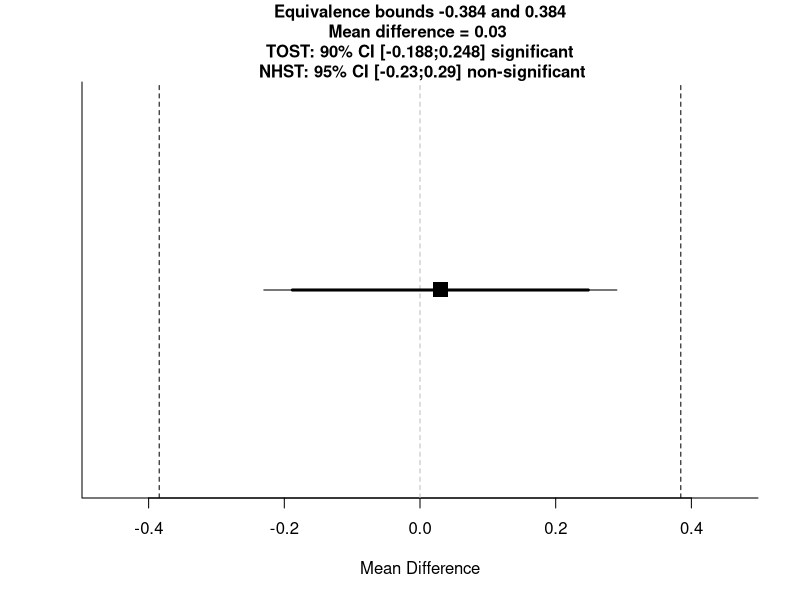
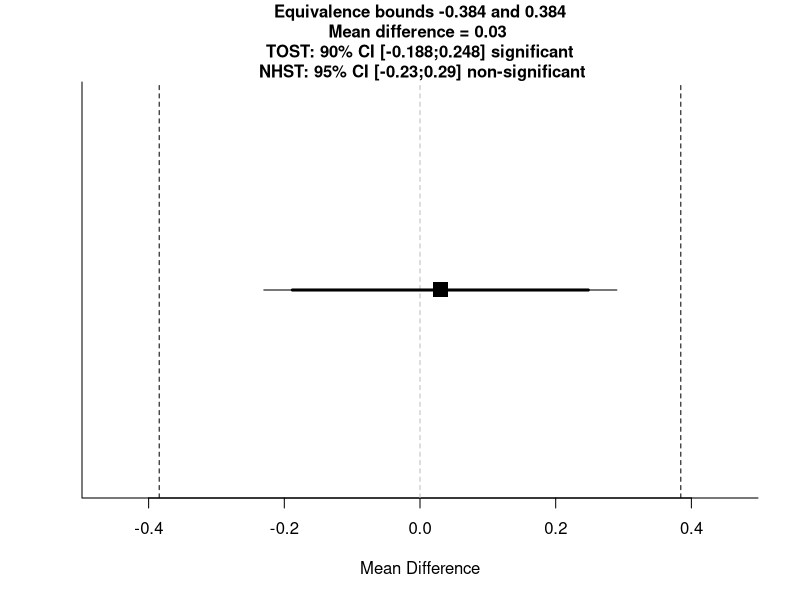

Recreate these plots in R, in order.
#' TOST function for an independent t-test (Cohen's d)
#' @param m1 mean of group 1
#' @param m2 mean of group 2
#' @param sd1 standard deviation of group 1
#' @param sd2 standard deviation of group 2
#' @param n1 sample size in group 1
#' @param n2 sample size in group 2
#' @param low_eqbound_d lower equivalence bounds (e.g., -0.5) expressed in standardized mean difference (Cohen's d)
#' @param high_eqbound_d upper equivalence bounds (e.g., 0.5) expressed in standardized mean difference (Cohen's d)
#' @param alpha alpha level (default = 0.05)
#' @param var.equal logical variable indicating whether equal variances assumption is assumed to be TRUE or FALSE.  Defaults to FALSE.
#' @return Returns TOST t-value 1, TOST p-value 1, TOST t-value 2, TOST p-value 2, degrees of freedom, low equivalence bound, high equivalence bound, low equivalence bound in Cohen's d, high equivalence bound in Cohen's d, Lower limit confidence interval TOST, Upper limit confidence interval TOST
#' @importFrom stats pnorm pt qnorm qt
#' @importFrom graphics abline plot points segments title
#' @examples
#' ## Eskine (2013) showed that participants who had been exposed to organic
#' ## food were substantially harsher in their moral judgments relative to
#' ## those exposed to control (d = 0.81, 95% CI: [0.19, 1.45]). A
#' ## replication by Moery & Calin-Jageman (2016, Study 2) did not observe
#' ## a significant effect (Control: n = 95, M = 5.25, SD = 0.95, Organic
#' ## Food: n = 89, M = 5.22, SD = 0.83). Following Simonsohn's (2015)
#' ## recommendation the equivalence bound was set to the effect size the
#' ## original study had 33% power to detect (with n = 21 in each condition,
#' ## this means the equivalence bound is d = 0.48, which equals a
#' ## difference of 0.384 on a 7-point scale given the sample sizes and a
#' ## pooled standard deviation of 0.894). Using a TOST equivalence test
#' ## with default alpha = 0.05, not assuming equal variances, and equivalence
#' ## bounds of d = -0.43 and d = 0.43 is significant, t(182) = -2.69,
#' ## p = 0.004. We can reject effects larger than d = 0.43.
#'
#' TOSTtwo(m1=5.25,m2=5.22,sd1=0.95,sd2=0.83,n1=95,n2=89,low_eqbound_d=-0.43,high_eqbound_d=0.43)
#' @section References:
#' Berger, R. L., & Hsu, J. C. (1996). Bioequivalence Trials, Intersection-Union Tests and Equivalence Confidence Sets. Statistical Science, 11(4), 283-302.
#'
#' Gruman, J. A., Cribbie, R. A., & Arpin-Cribbie, C. A. (2007). The effects of heteroscedasticity on tests of equivalence. Journal of Modern Applied Statistical Methods, 6(1), 133-140, formula for Welch's t-test on page 135
#' @export
#'

TOSTtwo<-function(m1,m2,sd1,sd2,n1,n2,low_eqbound_d, high_eqbound_d, alpha, var.equal, prior_dist, effect_prior, se_prior, df_prior){
  if(missing(alpha)) {
    alpha<-0.05
  }
  if(missing(var.equal)) {
    var.equal<-FALSE
  }
  if(var.equal==TRUE) {
    sdpooled<-sqrt((((n1 - 1)*(sd1^2)) + (n2 - 1)*(sd2^2))/((n1+n2)-2)) #calculate sd pooled
    low_eqbound<-low_eqbound_d*sdpooled
    high_eqbound<-high_eqbound_d*sdpooled
    degree_f<-n1+n2-2
    t1<-((m1-m2)-low_eqbound)/(sdpooled*sqrt(1/n1 + 1/n2))  #students t-test lower bound
    p1<-pt(t1, degree_f, lower.tail=FALSE)
    t2<-((m1-m2)-high_eqbound)/(sdpooled*sqrt(1/n1 + 1/n2)) #students t-test upper bound
    p2<-pt(t2, degree_f, lower.tail=TRUE)
    t<-(m1-m2)/(sdpooled*sqrt(1/n1 + 1/n2))
    pttest<-2*pt(-abs(t), df=degree_f)
    LL90<-(m1-m2)-qt(1-alpha, n1+n2-2)*(sdpooled*sqrt(1/n1 + 1/n2))
    UL90<-(m1-m2)+qt(1-alpha, n1+n2-2)*(sdpooled*sqrt(1/n1 + 1/n2))
    LL95<-(m1-m2)-qt(1-(alpha/2), n1+n2-2)*(sdpooled*sqrt(1/n1 + 1/n2))
    UL95<-(m1-m2)+qt(1-(alpha/2), n1+n2-2)*(sdpooled*sqrt(1/n1 + 1/n2))
  } else {
    sdpooled<-sqrt((sd1^2 + sd2^2)/2) #calculate sd root mean squared for Welch's t-test
    low_eqbound<-low_eqbound_d*sdpooled
    high_eqbound<-high_eqbound_d*sdpooled
    degree_f<-(sd1^2/n1+sd2^2/n2)^2/(((sd1^2/n1)^2/(n1-1))+((sd2^2/n2)^2/(n2-1))) #degrees of freedom for Welch's t-test
    t1<-((m1-m2)-low_eqbound)/sqrt(sd1^2/n1 + sd2^2/n2) #welch's t-test upper bound
    p1<-pt(t1, degree_f, lower.tail=FALSE) #p-value for Welch's TOST t-test
    t2<-((m1-m2)-high_eqbound)/sqrt(sd1^2/n1 + sd2^2/n2) #welch's t-test lower bound
    p2<-pt(t2, degree_f, lower.tail=TRUE) #p-value for Welch's TOST t-test
    t<-(m1-m2)/sqrt(sd1^2/n1 + sd2^2/n2) #welch's t-test NHST
    pttest<-2*pt(-abs(t), df=degree_f) #p-value for Welch's t-test
    LL90<-(m1-m2)-qt(1-alpha, degree_f)*sqrt(sd1^2/n1 + sd2^2/n2) #Lower limit for CI Welch's t-test
    UL90<-(m1-m2)+qt(1-alpha, degree_f)*sqrt(sd1^2/n1 + sd2^2/n2) #Upper limit for CI Welch's t-test
    LL95<-(m1-m2)-qt(1-(alpha/2), degree_f)*sqrt(sd1^2/n1 + sd2^2/n2) #Lower limit for CI Welch's t-test
    UL95<-(m1-m2)+qt(1-(alpha/2), degree_f)*sqrt(sd1^2/n1 + sd2^2/n2) #Upper limit for CI Welch's t-test
  }
  ptost<-max(p1,p2) #Get highest p-value for summary TOST result
  ttost<-ifelse(abs(t1) < abs(t2), t1, t2) #Get lowest t-value for summary TOST result
  dif<-(m1-m2)
  testoutcome<-ifelse(pttest<alpha,"significant","non-significant")
  TOSToutcome<-ifelse(ptost<alpha,"significant","non-significant")
  plot(NA, ylim=c(0,1), xlim=c(min(LL90,low_eqbound)-max(UL90-LL90, high_eqbound-low_eqbound)/10, max(UL90,high_eqbound)+max(UL90-LL90, high_eqbound-low_eqbound)/10), bty="l", yaxt="n", ylab="",xlab="Mean Difference")
  points(x=dif, y=0.5, pch=15, cex=2)
  abline(v=high_eqbound, lty=2)
  abline(v=low_eqbound, lty=2)
  abline(v=0, lty=2, col="grey")
  segments(LL90,0.5,UL90,0.5, lwd=3)
  segments(LL95,0.5,UL95,0.5, lwd=1)
  title(main=paste("Equivalence bounds ",round(low_eqbound,digits=3)," and ",round(high_eqbound,digits=3),"\nMean difference = ",round(dif,digits=3)," \n TOST: ", 100*(1-alpha*2),"% CI [",round(LL90,digits=3),";",round(UL90,digits=3),"] ", TOSToutcome," \n NHST: ", 100*(1-alpha),"% CI [",round(LL95,digits=3),";",round(UL95,digits=3),"] ", testoutcome,sep=""), cex.main=1)
  if(var.equal == TRUE) {
    message(cat("Using alpha = ",alpha," Student's t-test was ",testoutcome,", t(",degree_f,") = ",t,", p = ",pttest,sep=""))
    cat("\n")
    message(cat("Using alpha = ",alpha," the equivalence test based on Student's t-test was ",TOSToutcome,", t(",degree_f,") = ",ttost,", p = ",ptost,sep=""))
  } else {
    message(cat("Using alpha = ",alpha," Welch's t-test was ",testoutcome,", t(",degree_f,") = ",t,", p = ",pttest,sep=""))
    cat("\n")
    message(cat("Using alpha = ",alpha," the equivalence test based on Welch's t-test  was ",TOSToutcome,", t(",degree_f,") = ",ttost,", p = ",ptost,sep=""))
  }
  TOSTresults<-data.frame(t1,p1,t2,p2,degree_f)
  colnames(TOSTresults) <- c("t-value 1","p-value 1","t-value 2","p-value 2","df")
  bound_d_results<-data.frame(low_eqbound_d,high_eqbound_d)
  colnames(bound_d_results) <- c("low bound d","high bound d")
  bound_results<-data.frame(low_eqbound,high_eqbound)
  colnames(bound_results) <- c("low bound raw","high bound raw")
  CIresults<-data.frame(LL90,UL90)
  colnames(CIresults) <- c(paste("Lower Limit ",100*(1-alpha*2),"% CI raw",sep=""),paste("Upper Limit ",100*(1-alpha*2),"% CI raw",sep=""))
  cat("TOST results:\n")
  print(TOSTresults)
  cat("\n")
  cat("Equivalence bounds (Cohen's d):\n")
  print(bound_d_results)
  cat("\n")
  cat("Equivalence bounds (raw scores):\n")
  print(bound_results)
  cat("\n")
  cat("TOST confidence interval:\n")
  print(CIresults)
  #below added BF calc
  bayes<-TRUE #expect to provide bayes
  if(missing(effect_prior)) {
    bayes<-FALSE #if no prior effect size is provided, BF not calculated
  }
  if(bayes==TRUE) {
    if(prior_dist=="normal") {
      if(missing(se_prior)) {
        se_prior<-effect_prior/2 #if not specified otherwise, default SE is effect/2
      }
    }
    if(prior_dist=="halfnormal") {
      if(missing(se_prior)) {
        se_prior<-effect_prior #if not specified otherwise, default SE is effect
        effect_prior<-0 #halfnormal is centered on 0
      } }
    if(prior_dist=="cauchy") {
      df_prior<-1
      {
        if(missing(se_prior)) 
        {df_prior<-1
        se_prior<-effect_prior/2} #if not specified otherwise, default SE is effect
      }}
    if(prior_dist=="halfcauchy") {
      {df_prior<-1}
      if(missing(se_prior)) {
        df_prior<-1
        se_prior<-effect_prior #if not specified otherwise, default SE is effect
        effect_prior<-0 #halfcauchy is centered on 0
      }}
    
    if(missing(df_prior)) {
      df_prior<-1000 #if not specified otherwise, default df = 100000 (practically normal)
    }
    theta <- effect_prior - 10 * se_prior
    incr <- se_prior / 200
    theta=seq(from = effect_prior - 10 * se_prior, by = incr, length = 4001)
    dist_theta <- dt(x = (theta-effect_prior)/se_prior, df=df_prior)
    if(prior_dist=="halfnormal"){
      dist_theta[theta <= 0] = 0
    }
    if(prior_dist=="halfcauchy"){
      dist_theta[theta <= 0] = 0
    }
    dist_theta_alt = dist_theta/sum(dist_theta)
    likelihood <- dt((abs(dif)-theta)/(abs(dif)/abs(t)), df = degree_f) #use abs(dif) - can be set to d
    likelihood_alt = likelihood/sum(likelihood)
    height <- dist_theta * likelihood
    area <- sum(height * incr)
    normarea <- sum(dist_theta * incr)
    height_alt = dist_theta_alt * likelihood_alt
    height_alt = height_alt/sum(height_alt)
    LikelihoodTheory <- area/normarea
    LikelihoodNull <- dt(abs(dif)/(abs(dif)/abs(t)), df = degree_f)
    BayesFactor <- round(LikelihoodTheory / LikelihoodNull, 2)
    bayes_results <- data.frame(BayesFactor, LikelihoodTheory, LikelihoodNull)
    colnames(bayes_results) <- c("Bayes Factor","Likelihood (alternative)","Likelihood (null)")
    cat("Bayes Results:\n")
    print(bayes_results)
    cat("\n")
    invisible(list(TOST_t1=t1,TOST_p1=p1,TOST_t2=t2,TOST_p2=p2, TOST_df=degree_f,alpha=alpha,low_eqbound=low_eqbound,high_eqbound=high_eqbound,low_eqbound=low_eqbound,high_eqbound=high_eqbound, LL_CI_TOST=LL90,UL_CI_TOST=UL90,bf=BayesFactor, ll_theory=LikelihoodTheory, ll_null=LikelihoodNull))
    
  }}


TOSTtwo(m1=5.25,m2=5.22,sd1=0.95,sd2=0.83,n1=95,n2=89,low_eqbound_d=-0.43,high_eqbound_d=0.43, var.equal=TRUE, prior_dist = "halfnormal", effect_prior = 0.5) # B = 0.31
TOSTtwo(m1=5.25,m2=5.22,sd1=0.95,sd2=0.83,n1=95,n2=89,low_eqbound_d=-0.43,high_eqbound_d=0.43, var.equal=TRUE, prior_dist = "halfcauchy", effect_prior = 0.5) # B = 0.25
